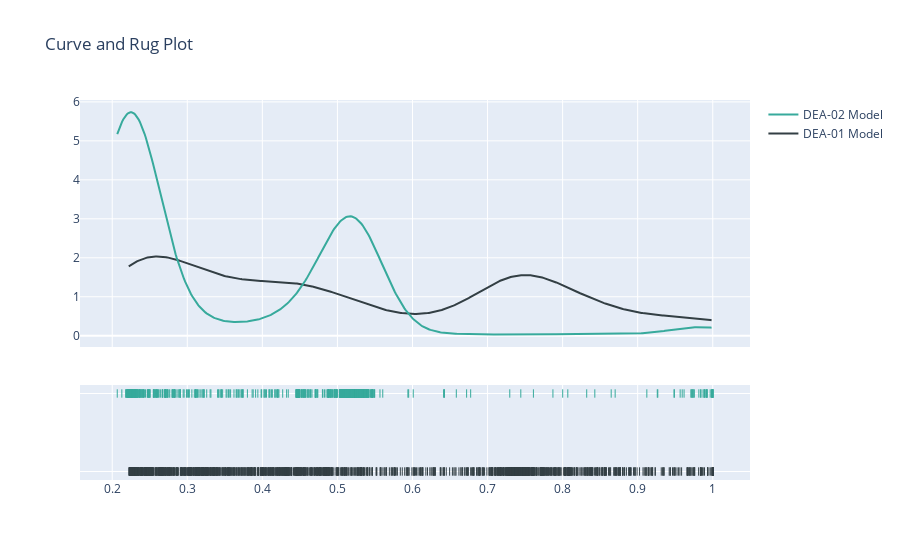

The cell this chart's notebook holds for it:
### Code cell
hist_data = [df_res["Efficiency_Scores_Basic"], df_res["Efficiency_Scores_with_ML"]]

group_labels = ['DEA-01 Model', 'DEA-02 Model']
colors = ['#333F44', '#37AA9C']

# Create distplot with curve_type set to 'normal'
fig = ff.create_distplot(hist_data, group_labels, show_hist=False, colors=colors)

# Add title
fig.update_layout(title_text='Curve and Rug Plot')
fig.show()

### Figure 1 — Plotly figure (JSON) as saved in the notebook; plotly's stock layout.template omitted (floating-point values rounded to 4 significant figures; data arrays with more than 128 entries replaced by an {"elided": "..."} marker saying what was removed)
{"data": [{"legendgroup": "DEA-01 Model", "marker": {"color": "#333F44"}, "mode": "lines", "name": "DEA-01 Model", "showlegend": true, "type": "scatter", "x": {"elided": "500 float values"}, "xaxis": "x", "y": {"elided": "500 float values"}, "yaxis": "y"}, {"legendgroup": "DEA-02 Model", "marker": {"color": "#37AA9C"}, "mode": "lines", "name": "DEA-02 Model", "showlegend": true, "type": "scatter", "x": {"elided": "500 float values"}, "xaxis": "x", "y": {"elided": "500 float values"}, "yaxis": "y"}, {"legendgroup": "DEA-01 Model", "marker": {"color": "#333F44", "symbol": "line-ns-open"}, "mode": "markers", "name": "DEA-01 Model", "showlegend": false, "type": "scatter", "x": {"elided": "1644 float values"}, "xaxis": "x", "y": {"elided": "1644 str values"}, "yaxis": "y2"}, {"legendgroup": "DEA-02 Model", "marker": {"color": "#37AA9C", "symbol": "line-ns-open"}, "mode": "markers", "name": "DEA-02 Model", "showlegend": false, "type": "scatter", "x": {"elided": "1644 float values"}, "xaxis": "x", "y": {"elided": "1644 str values"}, "yaxis": "y2"}], "layout": {"autosize": true, "barmode": "overlay", "hovermode": "closest", "legend": {"traceorder": "reversed"}, "title": {"text": "Curve and Rug Plot"}, "xaxis": {"anchor": "y2", "autorange": true, "domain": [0, 1], "range": [0.1594, 1.047], "type": "linear", "zeroline": false}, "yaxis": {"anchor": "free", "autorange": true, "domain": [0.35, 1], "position": 0, "range": [-0.2885, 6.048], "type": "linear"}, "yaxis2": {"anchor": "x", "autorange": true, "domain": [0, 0.25], "dtick": 1, "range": [-0.1818, 1.182], "showticklabels": false, "type": "category"}}}
